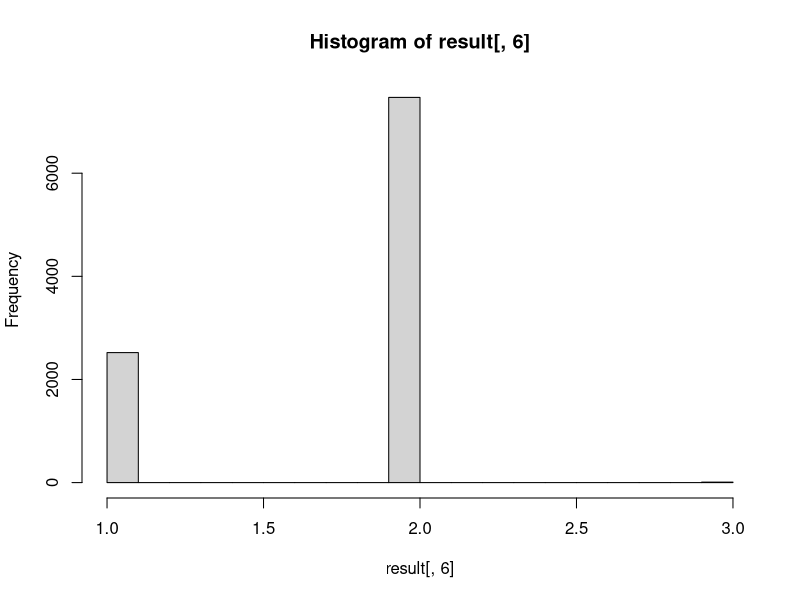

Source code (R):
omia3 = function(xy)
{
  maxdose=3
  ssize=xy[1]
  scenario=xy[2]
  if (scenario==1)	{
    prtox=c(0.1,0.2,0.3)	
    prsucc=c(0.18,0.48,0.63)	#k>=2:0.18,0.48,0.63 k=3:0.09,0.24,0.56
  }
  if (scenario==2)	{
    prtox=c(0.15,0.3,0.45)	
    prsucc=c(0.2125,0.28,0.5225)  #k>=2:0.2125,0.28,0.5225 k=3:0.0425,0.07,0.4125
  }
  if (scenario==3)	{
    prtox=c(0.2,0.4,0.7)
    prsucc=c(0.24,0.54,0.27)  #k>=:0.24,0.54,0.27 k=3:0.08,0.36,0.24
  }

  cumpr=cbind(prtox,prsucc+prtox,1)
  count = 0
  respmat=matrix(0,maxdose,3)
  phattox=rep(0,maxdose)
  phatsucc=rep(0,maxdose)
  phatnrnt=rep(0,maxdose)
  trials=rep(0,maxdose)
  dosenum=2
  stopdose=rep(0,maxdose)
  stop=0
  maxdose1=maxdose
  mindose1=1
  
  while (count < ssize) {
    otvet=rank(c(runif(1),cumpr[dosenum,1:2]))[1]
    respmat[dosenum,otvet]=respmat[dosenum,otvet]+1
    otvet1=otvet
    otvet=rank(c(runif(1),cumpr[dosenum,1:2]))[1]
    respmat[dosenum,otvet]=respmat[dosenum,otvet]+1
    otvet2=otvet
    otvet=rank(c(runif(1),cumpr[dosenum,1:2]))[1]
    respmat[dosenum,otvet]=respmat[dosenum,otvet]+1
    otvet3=otvet
    trials[dosenum]=trials[dosenum]+3
    phattox=respmat[,1]/(trials+0.001)
    phatsucc=respmat[,2]/(trials+0.001)
    phatnrnt=respmat[,3]/(trials+0.001)
    if (phattox[dosenum]>.3) {dosenum=max(dosenum-1,mindose1)} else {
      if (otvet1*otvet2==1 || otvet2*otvet3==1 || otvet1*otvet3==1) {dosenum=max(dosenum-1,mindose1)}
      if (otvet1*otvet2==9 || otvet2*otvet3==9 || otvet1*otvet3==9)  {dosenum=min(dosenum+1,maxdose1)}
    }
    count=count+3
  }
  
  N=ssize/maxdose
  ind=ifelse(trials>=N,1,0)
  besttrt=order(respmat[,2]*ind/(trials+0.00001))[maxdose]
  c(trials/sum(trials),sum(trials),sum(respmat[,2]),besttrt)
}

result = matrix(0,10000,6)
for (i in 1:10000) {
  result[i,]=omia3(c(24,3))
}

a=hist(result[,6])
a$counts
mean(result[,2])




